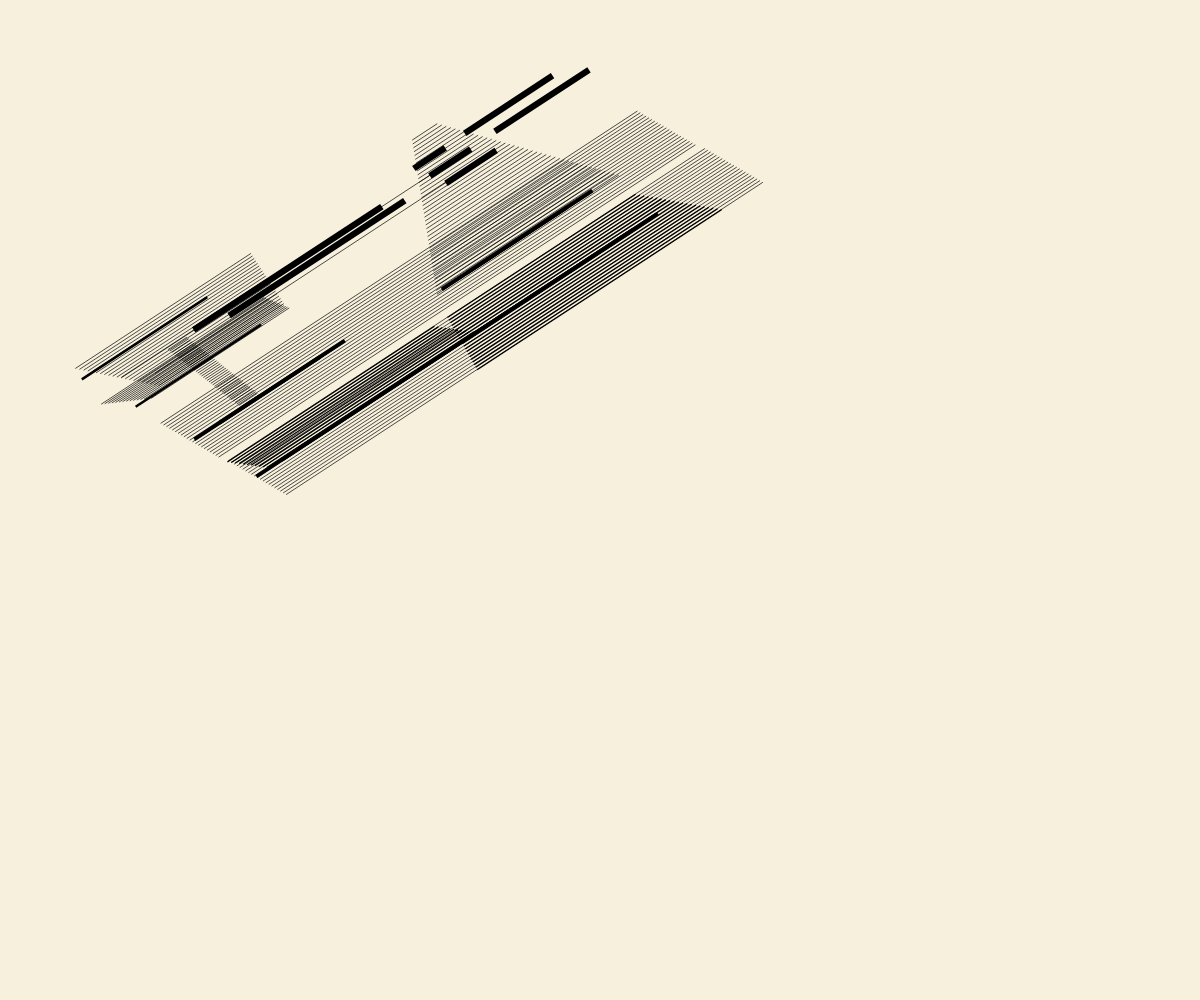
Frame 1 (no input)
Frame 60 (no input): identical to frame 1, image omitted
Frame 120 (the mouse pressed at the canvas centre since frame 60): identical to frame 1, image omitted

The p5.js sketch that drew this single still picture (run headless with seeded random() and noise() and a simulated clock; from frame 60 on, the mouse is pressed at the canvas centre):

// p5.js sketch
// ── sketch.js
function setup() {
  createCanvas(windowWidth, windowHeight);//Create a canvas
  background(246, 240, 221);//background color
  createLines();
}

function draw()
{
  
}

function windowResized()
{
  //React to window size
  resizeCanvas(windowWidth, windowHeight);
  background(246, 240, 221);
  createLines();
}


function createLines()
{
  strokeCap(SQUARE);
  //scale the canvas.
  let scaleFactor = min(windowWidth/1920, windowHeight/1080);
  scale(scaleFactor);
  
  //radians angle mode value
  let lineSettings = [//array for each set of lines
    { x: 0.27, y: 0.44, angle: -0.58, color: 0, weight: 1, lengthLeft: 0.28, lengthRight: 0.20, distanceStart: -0.05, distanceEnd: 0.03, num: 20 },
    { x: 0.59, y: 0.39, angle: -0.58, color: 0, weight: 1, lengthLeft: 0.76, lengthRight: 0.76, distanceStart: -0.06, distanceEnd: 0.02, num: 20 },
    { x: 0.30, y: 0.50, angle: -0.58, color: 0, weight: 1, lengthLeft: 0.03, lengthRight: 0.03, distanceStart: -0.07, distanceEnd: 0.05, num: 40 },
    { x: 0.34, y: 0.56, angle: -0.58, color: 0, weight: 1, lengthLeft: 0.26, lengthRight: 0.22, distanceStart: -0.13, distanceEnd: -0.10, num: 14 },
    { x: 0.48, y: 0.45, angle: -0.58, color: 0, weight: 10, lengthLeft: 0.30, lengthRight: 0.28, distanceStart: -0.13, distanceEnd: -0.12, num: 1 },
    { x: 0.78, y: 0.24, angle: -0.58, color: 0, weight: 10, lengthLeft: 0.14, lengthRight: 0.15, distanceStart: -0.14, distanceEnd: -0.12, num: 1 },
    { x: 0.68, y: 0.32, angle: -0.58, color: 0, weight: 10, lengthLeft: 0.05, lengthRight: 0.08, distanceStart: -0.15, distanceEnd: -0.11, num: 2 },
    { x: 0.69, y: 0.31, angle: -0.58, color: 0, weight: 1, lengthLeft: 0.04, lengthRight: 0.29, distanceStart: -0.18, distanceEnd: 0.01, num: 40},
    { x: 0.68, y: 0.44, angle: -0.58, color: 0, weight: 1, lengthLeft: 0.76, lengthRight: 0.76, distanceStart: -0.06, distanceEnd: 0.02, num: 20},
    { x: 0.78, y: 0.375, angle: -0.58, color: 0, weight: 2, lengthLeft: 0.3, lengthRight: 0.39, distanceStart: -0.06, distanceEnd: 0.02, num: 20},
    { x: 0.70, y: 0.58, angle: -0.58, color: 0, weight: 6, lengthLeft: 0.60, lengthRight: 0.60, distanceStart: -0.15, distanceEnd: -0.15, num: 1},
    { x: 0.48, y: 0.53, angle: -0.58, color: 0, weight: 2, lengthLeft: 0.33, lengthRight: 0.33, distanceStart: -0.025, distanceEnd: 0.01, num: 10},
    { x: 0.78, y: 0.44, angle: -0.58, color: 0, weight: 6, lengthLeft: 0.20, lengthRight: 0.20, distanceStart: -0.15, distanceEnd: -0.15, num: 1},
    { x: 0.48, y: 0.45, angle: -0.58, color: 0, weight: 1, lengthLeft: 0.53, lengthRight: 0.53, distanceStart: -0.13, distanceEnd: -0.11, num: 1 },
    { x: 0.45, y: 0.64, angle: -0.58, color: 0, weight: 6, lengthLeft: 0.20, lengthRight: 0.20, distanceStart: -0.15, distanceEnd: -0.15, num: 1},
    { x: 0.30, y: 0.56, angle: -0.58, color: 0, weight: 4, lengthLeft: 0.20, lengthRight: 0.20, distanceStart: -0.15, distanceEnd: -0.08, num: 1},
  ];
  for (let settings of lineSettings) {//Iteration
    drawLines(settings);//Call drawLines() to draw the lines
  }

}

function drawLines({ x, y, angle, color, weight, lengthLeft, lengthRight, distanceStart, distanceEnd, num}) {
  push();
  translate(width * x, width * y);//Move the origin to (x, y).
  rotate(angle);//Rotate angle
  stroke(color);//line color
  for (let i = 0; i <= num; i++) {//Draw number of the lines
    let xOff = map(i, 0, num, -width * 0.03, width * 0.01);//line position on the x
    strokeWeight(weight);//line weight
    let length = map(i, 0, num, width * lengthLeft, width * lengthRight);//line length
    let yOff = map(i, 0, num, width * distanceStart, width * distanceEnd);//line position on the y
    line(-length / 2 + xOff, yOff, length / 2 + xOff, yOff);//Draw the line
  }
  pop();
}

// ── style.css
html, body {
  margin: 0;
  padding: 0;
}

canvas {
  display: block;
}

.controls {
  position: absolute;
  top: 10px;
  left: 10px;
  background: rgba(255, 255, 255, 0.8);
  padding: 10px;
  border-radius: 5px;
}

.controls label {
  margin-right: 5px;
}

.controls button {
  margin-top: 5px;
  display: block;
}
